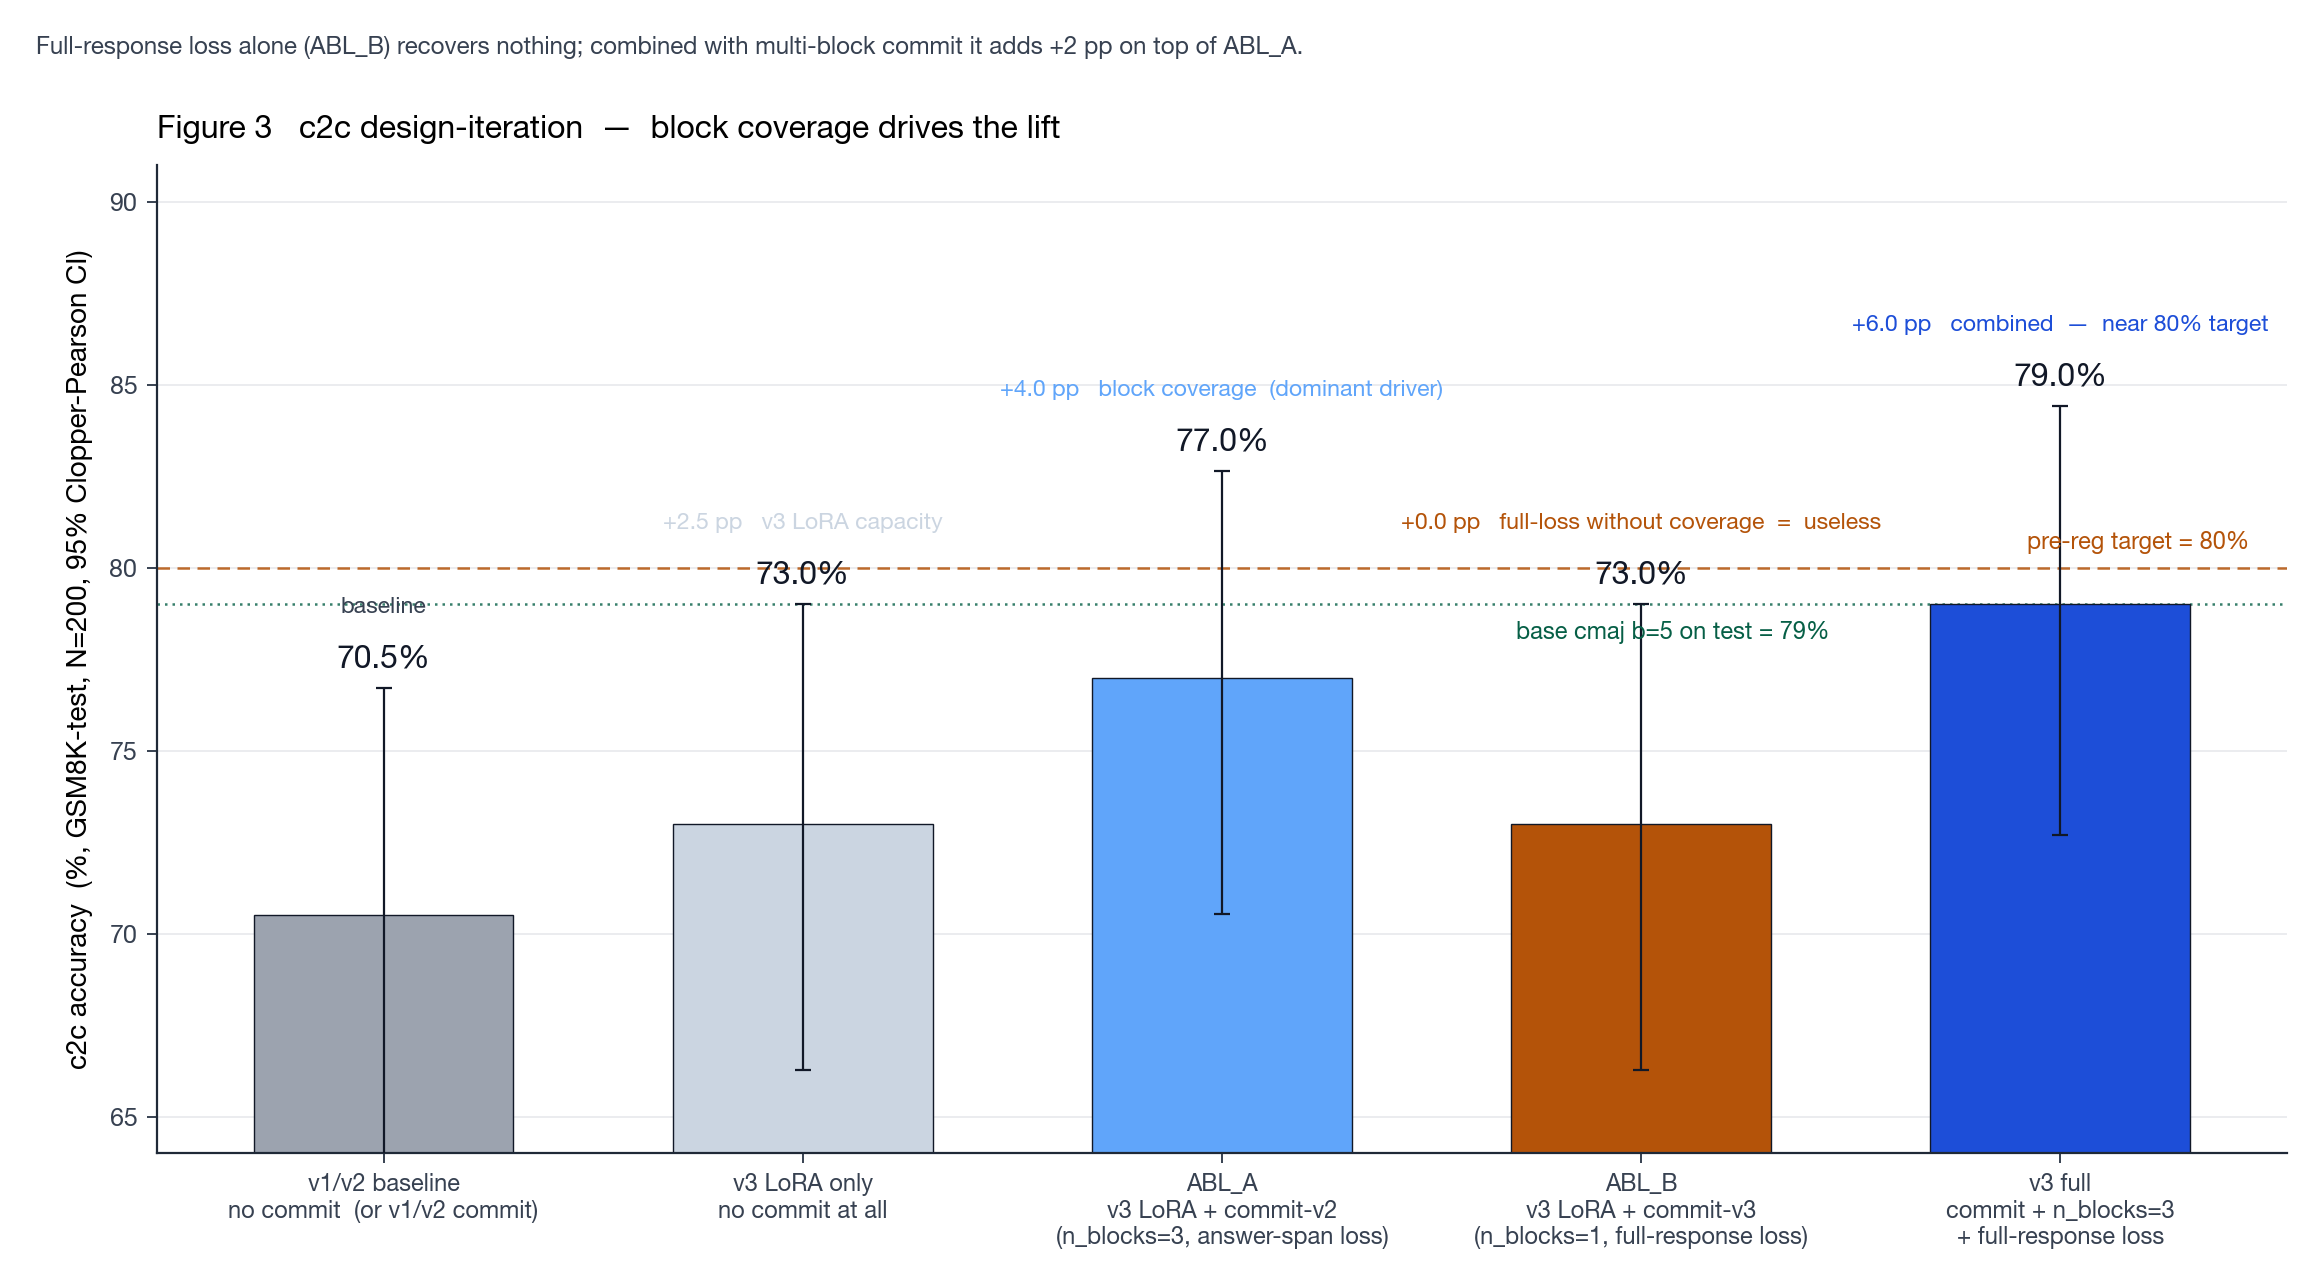

Here is the Python script that generated this plot:
"""Figure 3 — c2c design-iteration disentangling.

Five-condition waterfall showing how the +6.0pp c2c lift decomposes:
{v1/v2 baseline, v3-LoRA-only, ABL_A (block-coverage alone), ABL_B
(full-response loss alone), v3-full (both)}. Each bar carries a
Clopper-Pearson 95% CI, an attribution annotation, and a hover tooltip
in the interactive HTML version with the three diagnosed failure modes
(late-block-only commit, answer-span-only loss, mechanism gating).

Outputs:
  phase2/figures/fig3_c2c_disentangling.png      (static fallback for paper)
  phase2/figures/fig3_c2c_disentangling.pdf      (vector paper version)
  phase2/figures/fig3_c2c_disentangling.html     (interactive Plotly)

Numbers:    e2/RESULTS_TRACK2.md §Disentangling ablations
            scripts/binom_ci.py HEADLINE list (Tab6 entries)
"""

from __future__ import annotations

import sys
from pathlib import Path

import matplotlib.pyplot as plt
import numpy as np
from scipy.stats import binomtest

REPO_ROOT = Path(__file__).resolve().parents[2]
HERE = Path(__file__).resolve().parent
sys.path.insert(0, str(HERE))
from palette import PALETTE  # noqa: E402

plt.style.use(str(HERE / "sfumato.mplstyle"))

OUT_DIR = HERE
RNG_SEED = 0
N = 200

# ---------------------------------------------------------------------------
# Conditions — keyed left-to-right; k counts from binom_ci.HEADLINE.
# ---------------------------------------------------------------------------
CONDS = [
    {
        "key": "v1v2",
        "title": "v1/v2 baseline",
        "subtitle": "no commit  (or v1/v2 commit)",
        "k": 141,
        "color": PALETTE.base,
        "delta": None, "delta_caption": "baseline",
        "failure_modes": {
            "late-block-only commit": 1,
            "answer-span-only loss":  1,
            "mode collapse (v1)":     0,
        },
    },
    {
        "key": "v3_alone",
        "title": "v3 LoRA only",
        "subtitle": "no commit at all",
        "k": 146,
        "color": "#cbd5e1",  # slate-300 (lighter cool stop, between base and v2)
        "delta": +2.5, "delta_caption": "v3 LoRA capacity",
        "failure_modes": {
            "late-block-only commit": 0,
            "answer-span-only loss":  0,
            "no commit applied":      1,
        },
    },
    {
        "key": "abl_a",
        "title": "ABL_A",
        "subtitle": "v3 LoRA + commit-v2\n(n_blocks=3, answer-span loss)",
        "k": 154,
        "color": PALETTE.v2,
        "delta": +4.0, "delta_caption": "block coverage  (dominant driver)",
        "failure_modes": {
            "late-block-only commit": 0,
            "answer-span-only loss":  1,
            "no commit applied":      0,
        },
    },
    {
        "key": "abl_b",
        "title": "ABL_B",
        "subtitle": "v3 LoRA + commit-v3\n(n_blocks=1, full-response loss)",
        "k": 146,
        "color": PALETTE.warn,
        "delta": +0.0, "delta_caption": "full-loss without coverage  =  useless",
        "failure_modes": {
            "late-block-only commit": 1,
            "answer-span-only loss":  0,
            "no commit applied":      0,
        },
    },
    {
        "key": "v3_full",
        "title": "v3 full",
        "subtitle": "commit + n_blocks=3\n+ full-response loss",
        "k": 158,
        "color": PALETTE.v3,
        "delta": +6.0, "delta_caption": "combined  —  near 80% target",
        "failure_modes": {
            "late-block-only commit": 0,
            "answer-span-only loss":  0,
            "no commit applied":      0,
        },
    },
]

PRE_REG_TARGET = 80.0   # %
CMAJ_BASE_TEST = 79.0   # %, base test cmaj b=5


def cp_ci(k: int, n: int) -> tuple[float, float, float]:
    r = binomtest(k, n).proportion_ci(method="exact")
    return 100 * k / n, 100 * r.low, 100 * r.high


def draw_static() -> None:
    np.random.seed(RNG_SEED)

    pcts = [cp_ci(c["k"], N) for c in CONDS]   # (val, lo, hi)
    vals = [p[0] for p in pcts]
    los = [p[0] - p[1] for p in pcts]
    his = [p[2] - p[0] for p in pcts]

    x = np.arange(len(CONDS))

    fig, ax = plt.subplots(figsize=(11.5, 6.4))

    bars = ax.bar(
        x, vals, width=0.62,
        color=[c["color"] for c in CONDS],
        edgecolor=PALETTE.ink, linewidth=0.5, zorder=2,
    )
    ax.errorbar(
        x, vals, yerr=[los, his],
        fmt="none", ecolor=PALETTE.ink, elinewidth=0.8,
        capsize=3, capthick=0.8, zorder=3,
    )

    # Headline value above each bar (offset above CI top so it doesn't
    # collide with whiskers). Below the value, render a delta chip in
    # the bar's own colour so the +pp story reads at-a-glance.
    for i, (val, c, hi_ext) in enumerate(zip(vals, CONDS, his)):
        y_top = val + hi_ext + 0.4
        ax.text(
            x[i], y_top, f"{val:.1f}%",
            ha="center", va="bottom", fontsize=11.5, fontweight="bold",
            color=PALETTE.ink, zorder=4,
        )
        if c["delta"] is None:
            chip = "baseline"
            chip_color = PALETTE.sub
        else:
            sign = "+" if c["delta"] >= 0 else ""
            chip = f"{sign}{c['delta']:.1f} pp   {c['delta_caption']}"
            chip_color = c["color"]
        ax.text(
            x[i], y_top + 1.55, chip,
            ha="center", va="bottom", fontsize=8.3,
            color=chip_color, fontweight="semibold", zorder=4,
        )

    # Target + cmaj reference lines
    ax.axhline(
        PRE_REG_TARGET, color=PALETTE.warn, lw=0.9, ls=(0, (5, 3)),
        alpha=0.85, zorder=1,
    )
    ax.text(
        len(CONDS) - 0.55, PRE_REG_TARGET + 0.4,
        f"pre-reg target = {PRE_REG_TARGET:.0f}%",
        ha="right", va="bottom", fontsize=8.5, color=PALETTE.warn,
    )
    ax.axhline(
        CMAJ_BASE_TEST, color=PALETTE.ok, lw=0.9, ls=(0, (1, 2)),
        alpha=0.8, zorder=1,
    )
    ax.text(
        len(CONDS) - 1.55, CMAJ_BASE_TEST - 0.45,
        f"base cmaj b=5 on test = {CMAJ_BASE_TEST:.0f}%",
        ha="right", va="top", fontsize=8.5, color=PALETTE.ok,
    )

    ax.set_xticks(x)
    ax.set_xticklabels(
        [f"{c['title']}\n{c['subtitle']}" for c in CONDS],
        fontsize=8.5,
    )
    ax.set_ylabel("c2c accuracy  (%, GSM8K-test, N=200, 95% Clopper-Pearson CI)")
    ax.set_ylim(64, 91)
    ax.set_title("Figure 3   c2c design-iteration  —  block coverage drives the lift")
    fig.text(
        0.0, 0.95,
        "Full-response loss alone (ABL_B) recovers nothing; combined with multi-block "
        "commit it adds +2 pp on top of ABL_A.",
        fontsize=8.7, color=PALETTE.sub, ha="left", va="bottom",
        transform=fig.transFigure,
    )

    fig.tight_layout(rect=(0.0, 0.0, 1.0, 0.93))
    for ext in ("pdf", "png"):
        out = OUT_DIR / f"fig3_c2c_disentangling.{ext}"
        fig.savefig(out)
        print(f"  wrote {out.relative_to(REPO_ROOT)}")
    plt.close(fig)


def draw_html() -> None:
    """Interactive Plotly HTML with hover tooltips per condition."""
    try:
        import plotly.graph_objects as go
    except ImportError as e:  # pragma: no cover
        raise ImportError("plotly is required for fig3 HTML") from e

    pcts = [cp_ci(c["k"], N) for c in CONDS]
    vals = [p[0] for p in pcts]
    los = [p[0] - p[1] for p in pcts]
    his = [p[2] - p[0] for p in pcts]

    customdata = []
    for c, (v, lo, hi) in zip(CONDS, pcts):
        fm_lines = "<br>".join(
            f"  - {name}: {'present' if flag else 'fixed'}"
            for name, flag in c["failure_modes"].items()
        )
        if c["delta"] is None:
            attribution = "baseline"
        else:
            sign = "+" if c["delta"] >= 0 else ""
            attribution = f"{sign}{c['delta']:.1f} pp  ({c['delta_caption']})"
        customdata.append([
            c["title"],
            c["subtitle"].replace("\n", "  "),
            f"{v:.1f}", f"{lo:.1f}", f"{hi:.1f}",
            attribution,
            fm_lines,
            c["k"], N,
        ])

    hover = (
        "<b>%{customdata[0]}</b><br>"
        "<i>%{customdata[1]}</i><br>"
        "c2c = %{customdata[2]}%  "
        "(95% CP CI [%{customdata[3]}, %{customdata[4]}])<br>"
        "k = %{customdata[7]} / N = %{customdata[8]}<br>"
        "attribution: %{customdata[5]}<br><br>"
        "<b>failure modes:</b><br>%{customdata[6]}"
        "<extra></extra>"
    )

    fig = go.Figure()
    fig.add_trace(
        go.Bar(
            x=[c["title"] for c in CONDS],
            y=vals,
            marker_color=[c["color"] for c in CONDS],
            marker_line_color=PALETTE.ink, marker_line_width=0.6,
            error_y=dict(
                type="data", symmetric=False,
                array=his, arrayminus=los,
                color=PALETTE.ink, thickness=1.0, width=4,
            ),
            customdata=customdata,
            hovertemplate=hover,
            text=[f"{v:.1f}%" for v in vals], textposition="outside",
            textfont=dict(size=12, color=PALETTE.ink, family="Inter, Helvetica, Arial, sans-serif"),
            showlegend=False,
        )
    )

    # Reference lines
    fig.add_hline(
        y=PRE_REG_TARGET, line=dict(color=PALETTE.warn, dash="dash", width=1),
        annotation_text=f"pre-reg target = {PRE_REG_TARGET:.0f}%",
        annotation_position="top right",
        annotation_font_color=PALETTE.warn, annotation_font_size=10,
    )
    fig.add_hline(
        y=CMAJ_BASE_TEST, line=dict(color=PALETTE.ok, dash="dot", width=1),
        annotation_text=f"base cmaj b=5 on test = {CMAJ_BASE_TEST:.0f}%",
        annotation_position="bottom right",
        annotation_font_color=PALETTE.ok, annotation_font_size=10,
    )

    fig.update_layout(
        title=dict(
            text=(
                "Figure 3   c2c design-iteration  —  block coverage drives the lift"
                "<br>"
                "<sub style='color:#374151'>Hover any bar for per-condition CI and "
                "diagnosed failure modes.  Full-response loss without multi-block "
                "commit is useless (ABL_B).</sub>"
            ),
            x=0.0, xanchor="left", font=dict(size=15, color=PALETTE.ink, family="Inter, Helvetica, Arial, sans-serif"),
        ),
        xaxis=dict(
            title="",
            tickfont=dict(size=10, color=PALETTE.sub, family="Inter, Helvetica, Arial, sans-serif"),
            showgrid=False, linecolor=PALETTE.ink,
        ),
        yaxis=dict(
            title=dict(text="c2c accuracy (%)", font=dict(size=11, color=PALETTE.sub)),
            range=[64, 88],
            gridcolor=PALETTE.rule, zeroline=False, linecolor=PALETTE.ink,
            tickfont=dict(size=10, color=PALETTE.sub),
        ),
        plot_bgcolor="white", paper_bgcolor="white",
        margin=dict(l=70, r=20, t=110, b=70),
        height=540, width=1000,
        font=dict(family="Inter, Helvetica, Arial, sans-serif"),
    )

    out = OUT_DIR / "fig3_c2c_disentangling.html"
    fig.write_html(
        str(out),
        include_plotlyjs="cdn",
        full_html=True,
        config=dict(displayModeBar=False, responsive=True),
    )
    print(f"  wrote {out.relative_to(REPO_ROOT)}")


def main() -> int:
    draw_static()
    draw_html()
    return 0


if __name__ == "__main__":
    raise SystemExit(main())
